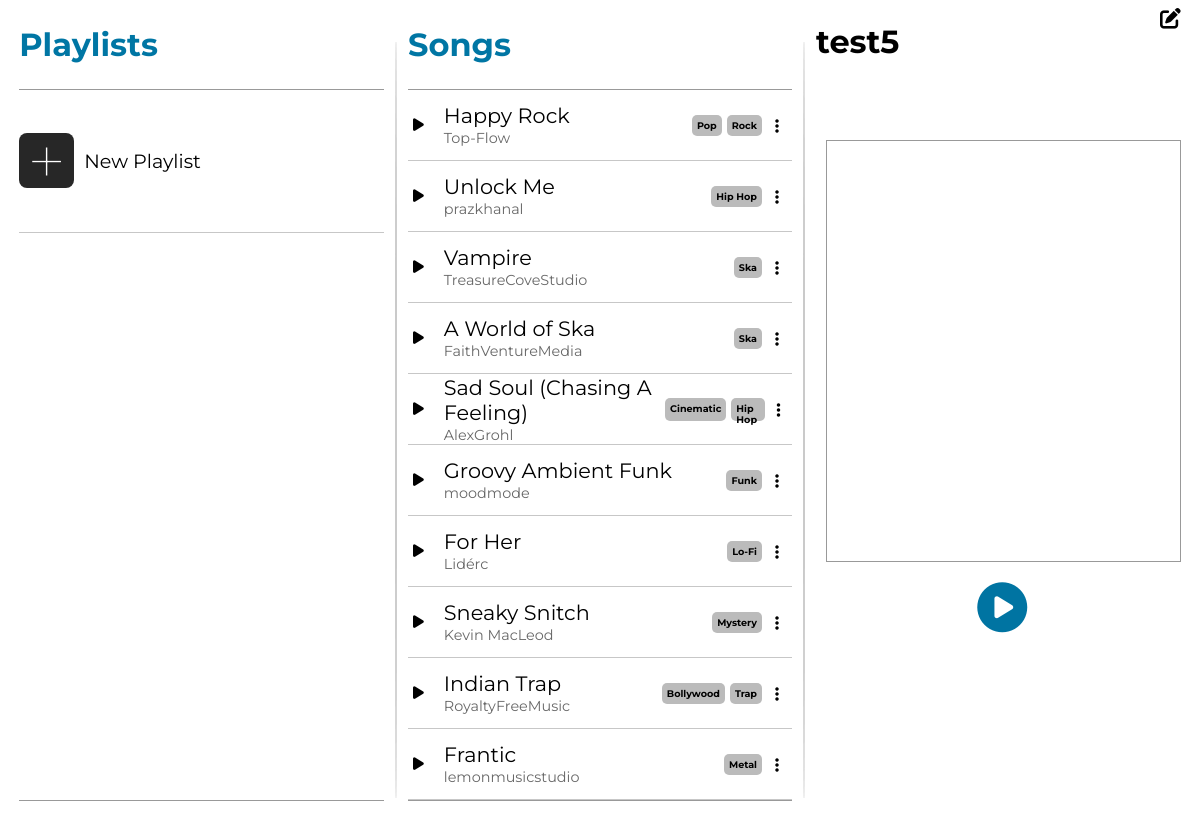
/iframetest/7/, run on the app's committed database.
### app/models.py (models this page shows, shortened)
class Song(models.Model):
    title = models.CharField(max_length=50)
    song_file = models.FileField(upload_to='')
    artist = models.ManyToManyField(Artist) # type: ignore
    genre = models.ManyToManyField(Genre) # type: ignore

class Artist(models.Model):
    name = models.CharField(max_length=50)
    def __str__(self):
        return self.name

class Genre(models.Model):
    name = models.CharField(max_length=50)

class Playlist(models.Model):
    name = models.CharField(max_length=50)
    songs = models.ManyToManyField(Song) # type: ignore
    description = models.CharField(max_length=200, null=True, blank=True)
    created_by = models.ForeignKey(User, on_delete=models.CASCADE)

### app/views.py (the view, shortened to what this page needs)
# urls.py: path('iframetest/<str:playlistID>/', home_frame, name='ift'),
def home_frame(req: HttpRequest, playlistID:str) -> HttpResponse:
    songs = Song.objects.all()
    songForm = AddSongForm()
    playlistForm = None
    playlists = None
    if req.user.is_authenticated:
        playlistForm = NewPlaylistForm()
        playlists = req.user.playlist_set.all() # type: ignore
    try:
        playlistInfo = Playlist.objects.get(pk=playlistID)
    except:
        playlistInfo = None
    context = {'songs': songs, 'playlistForm': playlistForm, 'songForm': songForm, 'playlists': playlists, 'playlistInfo': playlistInfo} # type: ignore
    return render(req, 'add-playlist.html', context) # type: ignore

### app/templates/add-playlist.html (shortened to what this page needs)
{% extends "homepageiframe.html" %}

### app/templates/homepageiframe.html (shortened to what this page needs)
{% load static %}
<!DOCTYPE html>
<html lang="en">
    <head>
        <link rel="stylesheet" href="{% static "styles.css" %}">
    </head>
    <body>
        <div id='user-interface-wrapper'>
            <div class="ui-container">
                <div id="playlistOverallContainer">
                    <div id="playlistcontainerHeader">
                        <h1>Playlists</h1>
                    </div>
                    <div id='playlists-container'>
                        <div id='gridifier'>
                            <div class='playlist-wrapper'>
                                <div id="new-playlist" class='playlist-button'>
                                    <div class='playlist-icon-wrapper'>
                                        <div id='new-playlist-icon'>+</div>
                                    </div>
                                    <div class='playlist-text-wrapper'>
                                        <p class='playlist-text'>New Playlist</p>
                                    </div>
                                </div>
                            </div>
                            <button id="playlistBtn"></button>
                        </div>
                    </div>
                    <div id='playlistcontFooter'>
                    </div>
                </div>
                <div class='br'></div>
                <div class='songsOverallContainer' style="{% if playlistInfo %}width: 32%{% else %}width: 64%; margin-right: 2.5%{% endif %}">
                    <div id='songsContainerHeader'>
                        <h1>Songs</h1>
                    </div>
                    <div id='songs-container'>
                        {% for song in songs %}
                        <div class="song-wrapper">
                            <div class='songMetaBtn'>
                                <i class="songPlayBtn fa-solid fa-play"><song class="{% for artist in song.artist.all %}{{artist}}{% endfor %}" title={{song.song_file.url}} style='display: none'>{{song.title}}</song></i>
                                <div class='songTitleArtist'>
                                    <div class='songObject songTitle' title={{song.song_file.url}}>{{song.title}}</div>
                                    <div class='songArtist'>{% for artist in song.artist.all %}<span class='artistSpan'>{{artist.name}}</span>{% endfor %}</div>
                                </div>
                            </div>
                            <div class='songGenrePlaylistBtn'>
                                <div class='songGenres'>{% for genre in song.genre.all %}<span class='genreTag'>{{genre.name}}</span>{% endfor %}</div>
                                <div class='ellipsis-box'><i class="fa-solid fa-ellipsis-vertical"></i></div>
                            </div>
                        </div>
                        {% endfor %}
                    </div>
                    <div id='songsContainerFooter'></div>
                </div>
                {% if playlistInfo %}
                <div class='br'></div>
                <div id='playlist-view-container'>
                    <div id="playlistViewHeader" class='playlistViewHeaderForm'>
                        <i id='updateBtn' class="fa-solid fa-pen-to-square"></i>
                        <h1 id='playlistViewTitle'>{{playlistInfo.name}}</h1>
                    </div>
                    <div id='playlistViewSongContainer'>
                    </div>
                    <div id='playlistPlayBtn'>
                        <i class="fa-solid fa-circle-play">
                        </i>
                    </div>
                </div>
                {% endif %}
            </div>
        </div>
    </body>
</html>

### app/static/styles.css (style rules this page uses)
* { padding: 0; margin: 0; font-family: Montserrat; }
#user-interface-wrapper { width: 100vw; height: 100vh; display: flex; flex-direction: column; }
.ui-container { display: flex; width: 100%; height: 100%; justify-content: space-between; }
#playlistOverallContainer { width: 32%; }
#playlistcontainerHeader { display: flex; align-items: center; height: 89px; margin-left: 5%; border-bottom: 1px solid #999999; }
#songsContainerHeader { display: flex; align-items: center; height: 89px; border-bottom: 1px solid #999999; }
#songsContainerHeader h1 { color: #0076a4; font-weight: bold; }
#playlistcontainerHeader h1 { color: #0076a4; font-weight: bold; }
#playlistcontFooter { margin-left: 5%; height: 29px; border-top: 1px solid #999999; }
#songsContainerFooter { height: 29px; border-top: 1px solid #999999; }
#playlists-container { height: calc(100% - 130px); width: 100%; overflow-y: scroll; scrollbar-width: none; }
#songs-container { height: calc(100% - 130px); overflow-y: scroll; scrollbar-width: none; }
.br { width: 2px; height: 90%; margin-top: auto; margin-bottom: auto; background-color: rgb(202, 202, 202); border-radius: 40%; }
#playlist-view-container { height: 100%; width: 32%; font-family: sans-serif; font-family: Montserrat; }
.playlist-button { margin-left: 5%; width: 95%; height: 100%; display: flex; border-bottom: 1px solid #c7c7c7; }
.playlist-icon-wrapper { display: flex; align-items: center; justify-content: center; }
#new-playlist-icon { display: flex; height: 55px; width: 55px; background-color: rgb(39, 39, 39); border-radius: 8px; color: white; justify-content: center; align-items: center; font-size: 70px; font-weight: 100; font-family: Montserrat; }
.playlist-text-wrapper { display: flex; flex-direction: column; justify-content: center; padding-left: 10px; font-family: sans-serif; }
.playlist-text { font-size: 1.2em; }
.playlist-wrapper { width: 100%; display: flex; align-items: center; justify-content: center; }
.playlistBtn, #playlistBtn { display: flex; justify-self: center; align-self: center; background: transparent; justify-content: space-between; align-items: center; border: transparent; width: 95%; margin-left: 5%; height: 100%; }
.gridifier, #gridifier { display: grid; height: 20%; min-height: 70px; }
.playlist-wrapper, .playlistBtn, #playlistBtn { grid-column: 1; grid-row: 1; }
#playlistBtn { z-index: 2; }
.song-wrapper { height: 60px; border-bottom: 1px solid #c7c7c7; display: flex; align-items: center; justify-content: space-between; font-family: sans-serif; padding: 5px; }
.songTitle { font-size: 1.3em; }
.artistSpan { color: rgb(104, 104, 104); font-size: .9em; }
.songMetaBtn { display: flex; gap: 20px; align-items: center; }
.songPlayBtn { font-size: .9em; }
.songGenrePlaylistBtn { display: flex; align-items: center; }
.songGenres { display: flex; gap: 5px; max-height: 23px; margin-right: 5px; }
.genreTag { background-color: #bbbbbb; border-radius: 5px; padding: 5px; font-size: .6em; font-weight: bolder; }
.ellipsis-box { display: flex; height: 20px; width: 20px; border:transparent; border-radius: 50%; justify-content: center; align-items: center; position: relative; }
.fa-ellipsis-vertical { margin-top: 1.5px; }
.playlistViewHeaderForm { height: 130px; }
#updateBtn { width: 95%; text-align: right; position: relative; top: 8px; font-size: 1.3em; }
#playlistViewSongContainer { border: 1px solid #999999; margin: 10px 5% 10px 10px; height: 50%; overflow-y: scroll; position: relative; }
#playlistPlayBtn { display: flex; height: 70px; font-size: 50px; width: 97%; justify-content: center; align-items: center; position: relative; }
.fa-circle-play { border-radius: 100%; color: #0074a2; transition: .3s; }

### data on the page
Song: title "Happy Rock"
Artist: name "Top-Flow"
Genre: name "Pop"
Genre: name "Rock"
Song: title "Unlock Me"
Artist: name "prazkhanal"
Genre: name "Hip Hop"
Song: title "Vampire"
Artist: name "TreasureCoveStudio"
Genre: name "Ska"
Song: title "A World of Ska"
Artist: name "FaithVentureMedia"
Song: title "Sad Soul (Chasing A Feeling)"
Artist: name "AlexGrohl"
Genre: name "Cinematic"
Song: title "Groovy Ambient Funk"
Artist: name "moodmode"
Genre: name "Funk"
Song: title "For Her"
Artist: name "Lidérc"
Genre: name "Lo-Fi"
Song: title "Sneaky Snitch"
Artist: name "Kevin MacLeod"
Genre: name "Mystery"
Song: title "Indian Trap"
Artist: name "RoyaltyFreeMusic"
Genre: name "Bollywood"
Genre: name "Trap"
Song: title "Frantic"
Artist: name "lemonmusicstudio"
Genre: name "Metal"
Playlist: name "test5"
